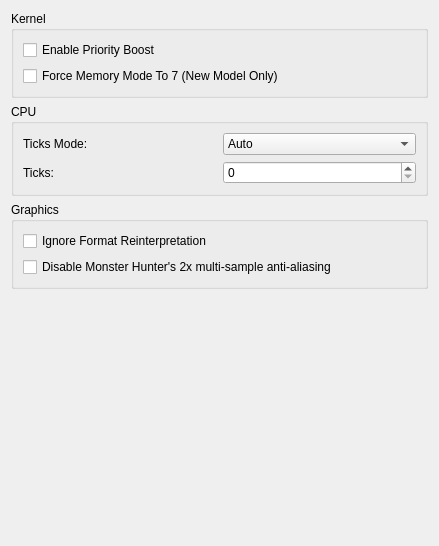
<?xml version="1.0" encoding="UTF-8"?>
<ui version="4.0">
 <class>ConfigurationHacks</class>
 <widget class="QWidget" name="ConfigurationHacks">
  <property name="geometry">
   <rect>
    <x>0</x>
    <y>0</y>
    <width>439</width>
    <height>546</height>
   </rect>
  </property>
  <property name="windowTitle">
   <string>Form</string>
  </property>
  <layout class="QVBoxLayout" name="verticalLayout">
   <item>
    <layout class="QVBoxLayout" name="verticalLayout_3">
     <item>
      <widget class="QGroupBox" name="groupBox">
       <property name="title">
        <string>Kernel</string>
       </property>
       <layout class="QVBoxLayout" name="Hacks">
        <item>
         <widget class="QCheckBox" name="toggle_priority_boost">
          <property name="toolTip">
           <string>&lt;html&gt;&lt;head/&gt;&lt;body&gt;&lt;p&gt;Some games need it to work properly.&lt;/p&gt;&lt;/body&gt;&lt;/html&gt;</string>
          </property>
          <property name="text">
           <string>Enable Priority Boost</string>
          </property>
         </widget>
        </item>
        <item>
         <widget class="QCheckBox" name="toggle_force_memory_mode_7">
          <property name="text">
           <string>Force Memory Mode To 7 (New Model Only)</string>
          </property>
         </widget>
        </item>
       </layout>
      </widget>
     </item>
     <item>
      <widget class="QGroupBox" name="groupBox_2">
       <property name="title">
        <string>CPU</string>
       </property>
       <layout class="QVBoxLayout" name="verticalLayout_2">
        <item>
         <layout class="QHBoxLayout" name="horizontalLayout">
          <item>
           <widget class="QLabel" name="label">
            <property name="text">
             <string>Ticks Mode:</string>
            </property>
           </widget>
          </item>
          <item>
           <widget class="QComboBox" name="combo_ticks_mode">
            <item>
             <property name="text">
              <string>Auto</string>
             </property>
            </item>
            <item>
             <property name="text">
              <string>Accurate</string>
             </property>
            </item>
            <item>
             <property name="text">
              <string>Custom</string>
             </property>
            </item>
           </widget>
          </item>
         </layout>
        </item>
        <item>
         <layout class="QHBoxLayout" name="horizontalLayout_3">
          <item>
           <widget class="QLabel" name="label_2">
            <property name="text">
             <string>Ticks:</string>
            </property>
           </widget>
          </item>
          <item>
           <widget class="QSpinBox" name="spinbox_ticks">
            <property name="maximum">
             <number>999999999</number>
            </property>
           </widget>
          </item>
         </layout>
        </item>
       </layout>
      </widget>
     </item>
     <item>
      <widget class="QGroupBox" name="groupBox_3">
       <property name="title">
        <string>Graphics</string>
       </property>
       <layout class="QVBoxLayout" name="verticalLayout_4">
        <item>
         <widget class="QCheckBox" name="ignore_format_reinterpretation">
          <property name="text">
           <string>Ignore Format Reinterpretation</string>
          </property>
         </widget>
        </item>
        <item>
         <widget class="QCheckBox" name="disable_mh_2xmsaa">
          <property name="text">
           <string>Disable Monster Hunter's 2x multi-sample anti-aliasing</string>
          </property>
         </widget>
        </item>
       </layout>
      </widget>
     </item>
    </layout>
   </item>
   <item>
    <spacer name="verticalSpacer">
     <property name="orientation">
      <enum>Qt::Vertical</enum>
     </property>
     <property name="sizeHint" stdset="0">
      <size>
       <width>20</width>
       <height>40</height>
      </size>
     </property>
    </spacer>
   </item>
  </layout>
 </widget>
 <resources/>
 <connections/>
</ui>
